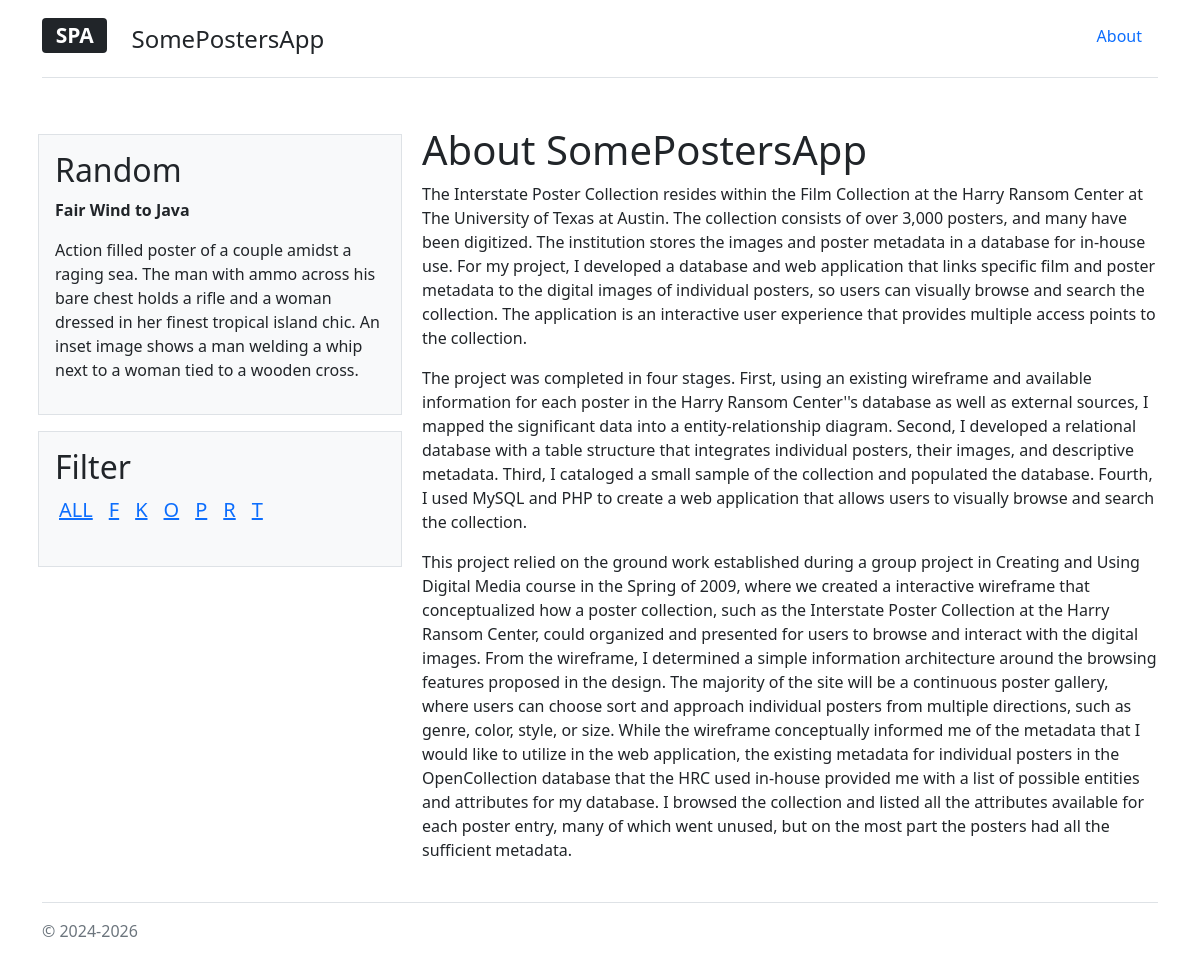
Page /about.php on the committed database.
### tables this page shows
CREATE TABLE `film` (
  `film_id` int unsigned NOT NULL AUTO_INCREMENT,
  `film_title` varchar(100) NOT NULL,
  `film_year` year DEFAULT NULL,
  `film_synopsis` text,
  `distributor_id` int unsigned NOT NULL DEFAULT '0',
  `producer_id` int unsigned NOT NULL DEFAULT '0',
  `productionco_id` int unsigned NOT NULL DEFAULT '0',
  `director_id` int unsigned NOT NULL DEFAULT '0',
  PRIMARY KEY (`film_id`,`distributor_id`,`producer_id`,`productionco_id`,`director_id`),
  UNIQUE KEY `film_id_UNIQUE` (`film_id`),
  UNIQUE KEY `film_title_UNIQUE` (`film_title`),
  KEY `fk_film_distributor` (`distributor_id`),
  KEY `fk_film_producer` (`producer_id`),
  KEY `fk_film_productionco` (`productionco_id`),
  KEY `fk_film_director` (`director_id`)
);

CREATE TABLE `poster` (
  `poster_id` int unsigned NOT NULL AUTO_INCREMENT,
  `NSS` varchar(20) DEFAULT NULL,
  `poster_description` text,
  `poster_keywords` text,
  `poster_width` tinyint NOT NULL,
  `poster_height` tinyint NOT NULL,
  `poster_size` varchar(20) DEFAULT NULL,
  `PosterImage_caption` text,
  `PosterImage_alt` text,
  `PosterImage_dimensions` int DEFAULT NULL,
  `PosterImage_size` int DEFAULT NULL,
  `PosterImage_format` varchar(4) NOT NULL,
  `PosterImage_file` varchar(30) DEFAULT NULL,
  `style_id` int NOT NULL DEFAULT '0',
  `typo_id` int NOT NULL DEFAULT '0',
  PRIMARY KEY (`poster_id`,`style_id`,`typo_id`),
  UNIQUE KEY `poster_id_UNIQUE` (`poster_id`),
  KEY `fk_poster_style` (`style_id`),
  KEY `fk_poster_typo` (`typo_id`)
);

### includes/random.php (the view, shortened to what this page needs)
<?php
include 'db/dbconnection.php';
$query = "SELECT * FROM poster, film, `poster-film`
WHERE film.film_id = `poster-film`.film_id
AND poster.poster_id = `poster-film`.poster_id
ORDER by RAND() LIMIT 1;";
$result = mysqli_query($link, $query);
if (mysqli_num_rows($result) > 0){
  while($row = mysqli_fetch_assoc($result)){
      $filmtitle = $row["film_title"];
      $description = $row["poster_description"];
    echo "<p><strong>" . $filmtitle. "</strong></p>";
    echo "<p>". $description. "</p>";
  }
} else {
  echo "0 results";
}
?>

### includes/header.php (shortened to what this page needs)
<!DOCTYPE html>
<html lang="en">
<head>
  <link href="/scripts-css/bootstrap.min_v5_1_3.css" rel="stylesheet">
  <link href="/scripts-css/bootstrap-icons.min_v1_11_2.css" rel="stylesheet">
</head>
<body>
<main>
        <div class="container">
            <header class="d-flex flex-wrap justify-content-center py-3 mb-4 border-bottom">
              <a href="/" class="d-flex align-items-center mb-3 mb-md-0 me-md-auto text-dark text-decoration-none">
                <h3><span class="badge bg-dark">SPA</span></h3>
                <span class="fs-4 px-4">SomePostersApp</span>
              </a>
              <ul class="nav nav-pills">
                <li class="nav-item"><a href="about.php" class="nav-link">About</a></li>
              </ul>
            </header>
        </div>

### about.php (shortened to what this page needs)
<?php
include 'includes/header.php';
?>
<div class="container py-4">
    <div class="row mb-3">
        <div class="col-md-4 themed-grid-col">
            <div class="row p-2">
                <div class="p-3 border bg-light">
                    <h2>Random</h2>
                        <?php include 'includes/random.php';?>
                </div>
            </div>
            <div class="row p-2">
                <div class="p-3 border bg-light">
                    <h2>Filter</h2>
                        <?php include 'includes/abc.php';?>
                </div>
            </div>
        </div>
        <div class="col-md-8 themed-grid-col">
        </div>
    </div>
    <?php
    include 'includes/footer.php';
    ?>

### includes/abc.php (shortened to what this page needs)
<?php
include 'db/dbconnection.php';
$query = "SELECT upper(SUBSTRING(film_title, 1, 1)) AS letter FROM film GROUP BY letter ORDER BY letter";
$result = mysqli_query($link, $query);
echo "<ul class='list-inline '><li class='list-inline-item p-1 h5'><a href='/'>ALL</a></li>";
if (mysqli_num_rows($result) > 0){
  while($row = mysqli_fetch_assoc($result)){
    $l = $row["letter"];
    echo "<li class='list-inline-item p-1 h5'><a href='index.php?id=$l'>" . $l . "</a></li>";
  }
} else {
  echo "0 results";
}
echo "</ul>";
?>

### includes/footer.php
<footer class="pt-3 mt-4 text-muted border-top">
            &copy; 2024-2026
    </footer>
</div>
</main>
</body>
</html>

### rows in the picture
poster-film: film.film_title "Fair Wind to Java", poster.poster_description "Action filled poster of a couple amidst a raging sea. The man with ammo across his bare chest holds a rifle and a woman dressed in her finest tropical island chic. An inset image shows a man welding a whip next to a woman tied to a wooden cross."

### other values in the picture
$l "F"
$l "K"
$l "O"
$l "P"
$l "R"
$l "T"
